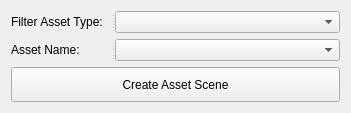
<?xml version="1.0" encoding="UTF-8"?>
<ui version="4.0">
 <class>AssetManager</class>
 <widget class="QWidget" name="AssetManager">
  <property name="geometry">
   <rect>
    <x>0</x>
    <y>0</y>
    <width>351</width>
    <height>105</height>
   </rect>
  </property>
  <property name="windowTitle">
   <string>Asset Managet</string>
  </property>
  <layout class="QVBoxLayout" name="verticalLayout">
   <item>
    <widget class="QSplitter" name="splitter_2">
     <property name="orientation">
      <enum>Qt::Horizontal</enum>
     </property>
     <widget class="QLabel" name="label_3">
      <property name="maximumSize">
       <size>
        <width>100</width>
        <height>16777215</height>
       </size>
      </property>
      <property name="text">
       <string>Filter Asset Type:</string>
      </property>
     </widget>
     <widget class="QComboBox" name="boxAssetTypeFilter"/>
    </widget>
   </item>
   <item>
    <widget class="QSplitter" name="splitter">
     <property name="orientation">
      <enum>Qt::Horizontal</enum>
     </property>
     <widget class="QLabel" name="label_2">
      <property name="maximumSize">
       <size>
        <width>100</width>
        <height>16777215</height>
       </size>
      </property>
      <property name="text">
       <string>Asset Name:</string>
      </property>
     </widget>
     <widget class="QComboBox" name="boxAssetName"/>
    </widget>
   </item>
   <item>
    <widget class="QPushButton" name="btnAssetCrete">
     <property name="minimumSize">
      <size>
       <width>0</width>
       <height>35</height>
      </size>
     </property>
     <property name="text">
      <string>Create Asset Scene</string>
     </property>
    </widget>
   </item>
  </layout>
 </widget>
 <resources/>
 <connections/>
</ui>
